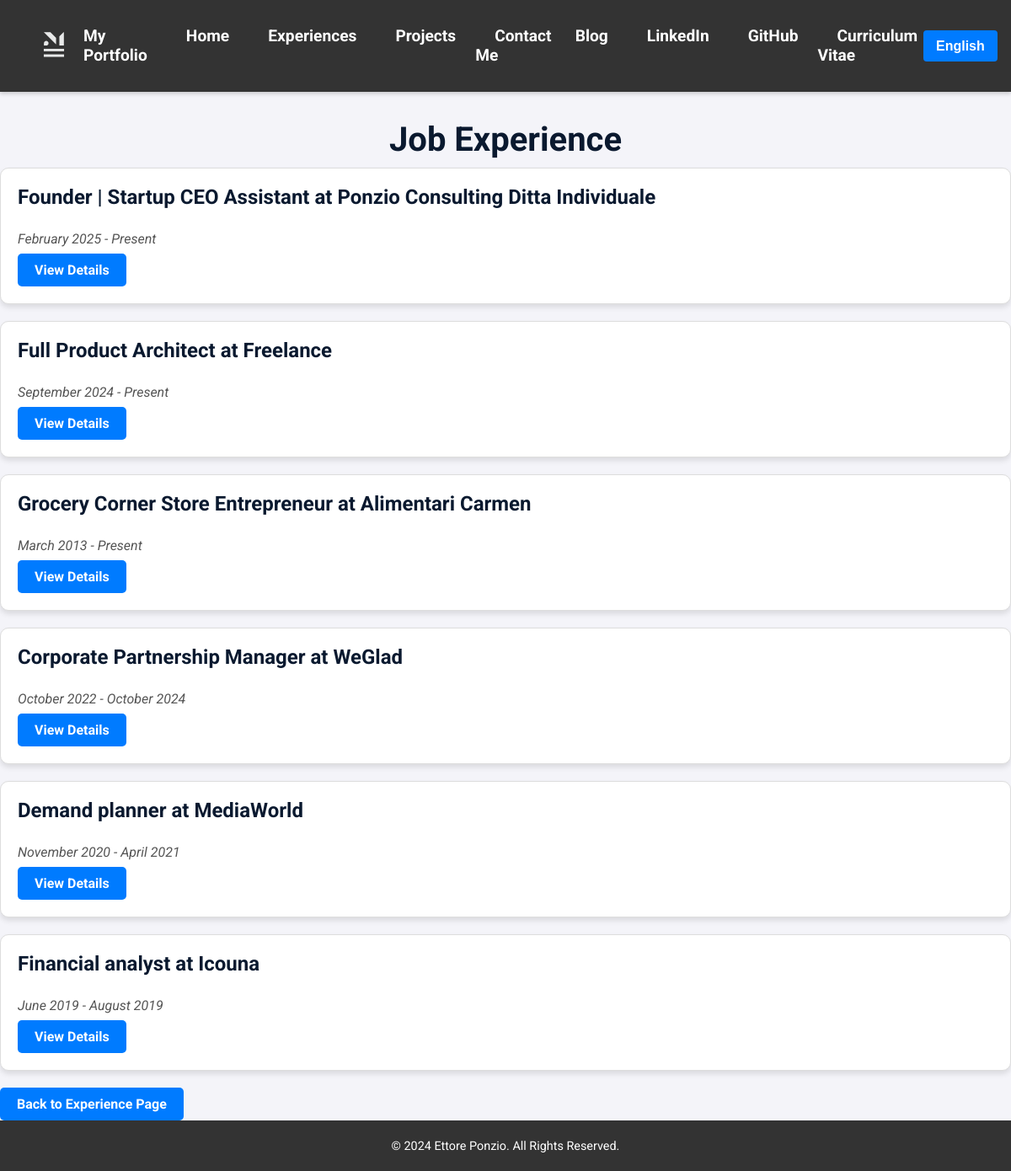
The page /en/job-experiences/ on the database its author committed.
### portfolio/models.py (models this page shows, shortened)
class JobExperience(models.Model):
    title_en = models.CharField(
        max_length=255,
        help_text=_("Job title in English (e.g., Software Developer)"),
        verbose_name=_("Title (EN)")
    )
    title_it = models.CharField(
        max_length=255,
        help_text=_("Job title in Italian (e.g., Sviluppatore Software)"),
        verbose_name=_("Title (IT)")
    )
    company = models.CharField(
        max_length=255,
        help_text=_("Company name"),
        verbose_name=_("Company")
    )
    start_date = models.DateField(
        help_text=_("Start date of the job"),
        verbose_name=_("Start Date")
    )
    end_date = models.DateField(
        null=True,
        blank=True,
        help_text=_("End date of the job (if applicable)"),
        verbose_name=_("End Date")
    )
    description_en = models.TextField(
        blank=True,
        help_text=_("Description of responsibilities or achievements in English"),
        verbose_name=_("Description (EN)")
    )
    description_it = models.TextField(
        blank=True,
        help_text=_("Description of responsibilities or achievements in Italian"),
        verbose_name=_("Description (IT)")
    )
    skills = models.ManyToManyField(
        'Skill',
        related_name="job_experiences",
        blank=True,
        help_text=_("Skills related to this job experience"),
        verbose_name=_("Skills")
    )
    class Meta:
        verbose_name = _("Job Experience")
        verbose_name_plural = _("Job Experiences")

### portfolio/views.py (the view)
# urls.py: path('job-experiences/', ViewJobExperienceList.as_view(), name='job_experience_list'),
class ViewJobExperienceList(ListView):
    model = JobExperience
    template_name = 'portfolio/job_experience_list.html'
    context_object_name = 'job_experiences'
    def get_queryset(self):
        user_language = get_language()  # Detect the current language (e.g., 'en' or 'it')
        present_jobs = JobExperience.objects.filter(end_date__isnull=True).order_by('-start_date')
        past_jobs = JobExperience.objects.filter(end_date__isnull=False).order_by('-start_date')
        queryset = list(present_jobs) + list(past_jobs)
        for job_experience in queryset:
            if user_language == 'it':
                job_experience.display_title = job_experience.title_it
                job_experience.display_description = job_experience.description_it
            else:
                job_experience.display_title = job_experience.title_en
                job_experience.display_description = job_experience.description_en
        return queryset
    def get_context_data(self, **kwargs):
        context = super().get_context_data(**kwargs)
        return context

### portfolio/templates/portfolio/job_experience_list.html (shortened to what this page needs)
{% extends 'portfolio/base.html' %}
{% load i18n %}
{% load static %}
{% block styles %}
    <link rel="stylesheet" href="{% static 'portfolio/css/job_experience_list.css' %}">
{% endblock %}
{% block content %}
<article class="job-experience-page">
    <header>
        <h1 class="page-title">{% trans "Job Experience" %}</h1>
    </header>
    {% if job_experiences %}
    <ul class="experience-list">
        {% for job in job_experiences %}
        <li class="experience-item">
            <h3>{{ job.display_title }} {% trans "at" %} {{ job.company }}</h3>
            <p class="time-period">
                <time datetime="{{ job.start_date|date:'Y-m-d' }}">{{ job.start_date|date:"F Y" }}</time> -
                {% if job.end_date %}
                <time datetime="{{ job.end_date|date:'Y-m-d' }}">{{ job.end_date|date:"F Y" }}</time>
                {% else %}
                {% trans "Present" %}
                {% endif %}
            </p>
            <a href="{% url 'portfolio:job_experience_detail' job.id %}" class="btn-detail">{% trans "View Details" %}</a>
        </li>
        {% endfor %}
    </ul>
    {% else %}
    <p>{% trans "No job experiences found." %}</p>
    {% endif %}
    <a href="{% url 'portfolio:education' %}" class="btn-detail">{% trans "Back to Experience Page" %}</a>
</article>
{% endblock %}

### portfolio/static/portfolio/css/job_experience_list.css (style rules this page uses)
:root { --primary-color: #007bff; --primary-color-dark: #0069d9; --secondary-color: #0A192F; --background-color: #f4f4f9; --text-color: #0A192F; --light-text-color: #555; --border-color: #ddd; --white-color: #ffffff; --hover-background-color: #f0f8ff; --box-shadow: 0 4px 6px rgba(0, 0, 0, 0.1); }
body { font-family: 'Roboto', 'sans-serif'; color: var(--text-color); background-color: var(--background-color); margin: 0; padding: 0; }
.page-title { text-align: center; font-size: 2.5rem; font-weight: bold; margin-bottom: 10px; max-width: 1000px; margin-left: auto; margin-right: auto; }
.experience-list { list-style: none; padding: 0; margin: 0; }
.experience-item { margin-bottom: 20px; background-color: var(--white-color); padding: 20px; border: 1px solid var(--border-color); border-radius: 10px; box-shadow: var(--box-shadow); box-sizing: border-box; transition: all 0.3s ease; }
.experience-item h3 { margin-top: 0; font-size: 1.5rem; color: var(--secondary-color); }
.experience-item .time-period { font-style: italic; color: var(--light-text-color); margin: 5px 0; }
.experience-item p { margin: 10px 0; font-size: 1rem; line-height: 1.5; }
.btn-detail { display: inline-block; padding: 10px 20px; background-color: var(--primary-color); color: var(--white-color); border: none; border-radius: 5px; text-decoration: none; font-weight: bold; text-align: center; transition: background-color 0.3s ease; cursor: pointer; box-sizing: border-box; }

### rows shown on the page
JobExperience: display_title "Founder | Startup CEO Assistant", company "Ponzio Consulting Ditta Individuale", start_date "February 2025"
JobExperience: display_title "Full Product Architect", company "Freelance", start_date "September 2024"
JobExperience: display_title "Grocery Corner Store Entrepreneur", company "Alimentari Carmen", start_date "March 2013"
JobExperience: display_title "Corporate Partnership Manager", company "WeGlad", start_date "October 2022", end_date "October 2024"
JobExperience: display_title "Demand planner", company "MediaWorld", start_date "November 2020", end_date "April 2021"
JobExperience: display_title "Financial analyst", company "Icouna", start_date "June 2019", end_date "August 2019"

### other values the page prints
form field language "English"
